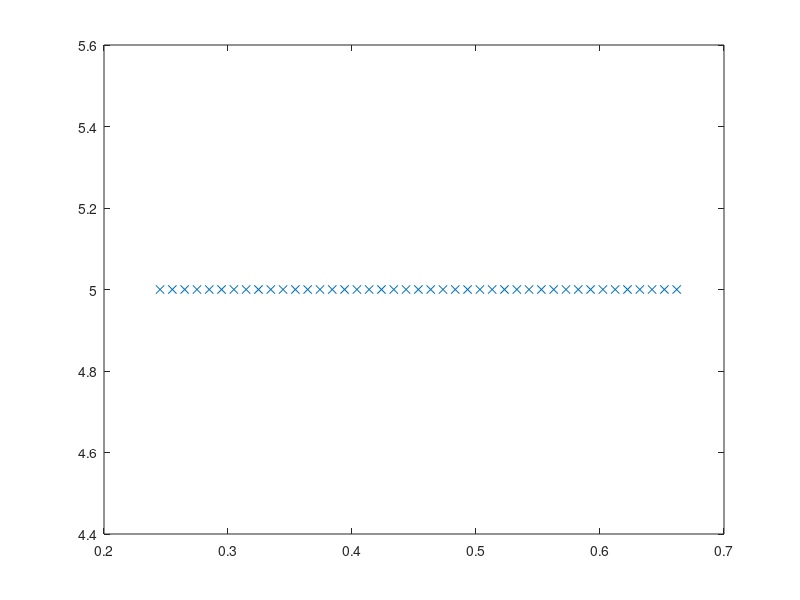
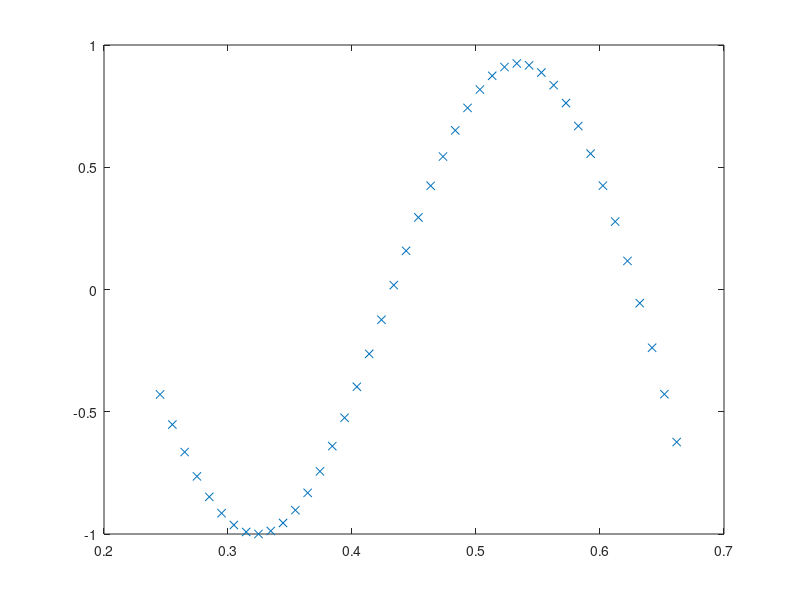
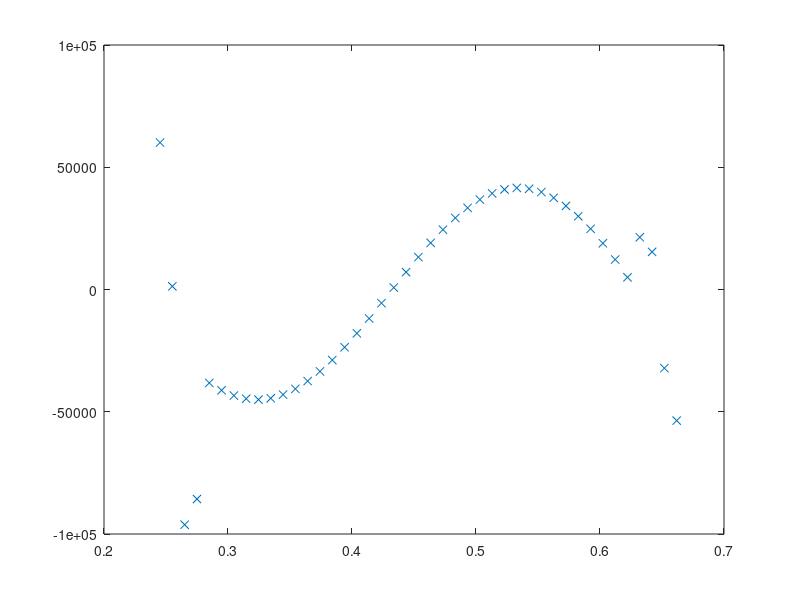
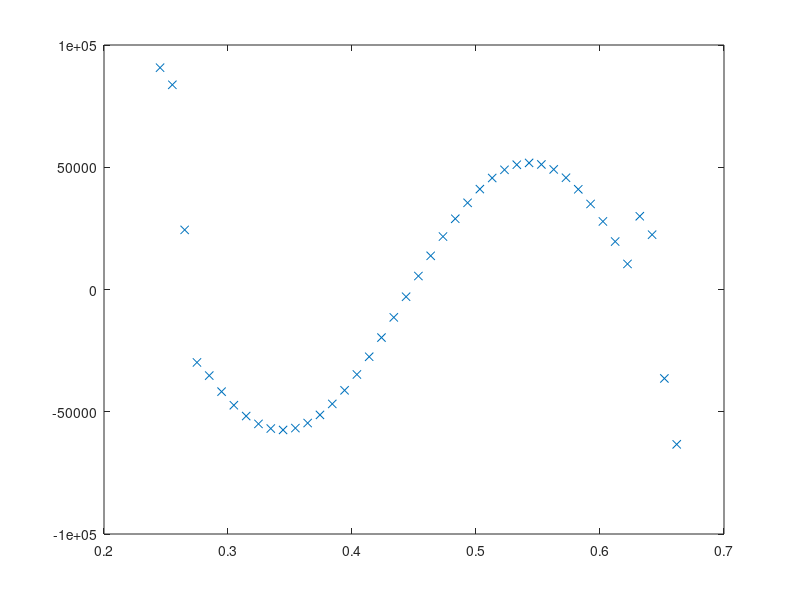

Here is the MATLAB script that generated these plots, in order: (Note: this script raises an error after producing the figures.)
close all; clearvars;clear all; clc;
%% Generate Training Data
% Testing single frequency data

% load('Data_Exp_NoMass_SingleFreq');
% %load('Data_Exp_Mass_SingleFreq');
% data.freq = Beam.freq;
% 
% x = Beam.x.';
% w_exp = Beam.w.';
% w_max = max(abs(w_exp)); %on cherche le max pour normaliser les W
% 
% X_OBS_tot = x;
% U_OBS_tot = w_exp./w_max;
% %data = data; %juste pour rappeler qu'on charge les "data" qui correspondent aux paramètres de l'expérience.
% 
% n= length(w_exp);
% debut = round(0.3*n)+1; % taking this position, the applied force does not "exist";
% fin = round(0.9*n);
% pas = 1;
% X_OBS = x(debut:pas:fin);
% U_OBS = w_exp(debut:pas:fin)./w_max;

%%%%%%%%%%%%%%%%%%%%%%%%%%

%%loading data

%load('displacement_part_many');
load('displacement_tot_many');

%%% giving name to the variables %%%

x = X_COMSOL_tot';
w_exp = W_COMSOL_tot';
plot(x,real(w_exp))
X_OBS_tot = x;
U_OBS_tot = w_exp;

%%% taking a part of the vector %%%%

n= length(w_exp);
debut = round(0.35*n)+1; % taking this position, the applied force does not "exist";
fin = round(0.95*n);
pas = 1;
X_OBS = x(debut:pas:fin);
U_OBS = w_exp(debut:pas:fin);

plot(X_OBS,real(U_OBS),'x')



% %%%%% ploting U and V %%%%%
% 
% U_real=real(U_OBS_tot);
% U_img=imag(U_OBS_tot);
% subplot(2,1,1)
% plot(X_OBS_tot,U_img);
% subplot(2,1,2)
% plot(X_OBS_tot,U_real)
% 
% 
% %%%%% ploting mag and phase %%%%%%%%
% 
% figure
% U_mag = abs(U_OBS_tot)  ;  %magnitude
% U_phase = angle(U_OBS_tot); %phase angle
% subplot(3,1,1)
% plot(X_OBS_tot,U_mag)
% subplot(3,1,2)
% plot(X_OBS_tot,U_phase)
% subplot(3,1,3)
% plot(X_OBS_tot,U_OBS_tot)
% 
% 
% 
% %%%%%% Ploting real part and imaginary part %%%%%
% 
% 
% aux2=32;
% plot(X_OBS(1:aux2:end),5*ones(size(X_OBS(1:aux2:end))),'x')
% U_real=real(real(U_OBS(1:aux2:end)));
% figure
% plot(X_OBS(1:aux2:end),U_real,'x');
% Uxxxx_true = gradient(gradient(gradient(gradient(real(U_OBS(1:aux2:end)),X_OBS(1:aux2:end)),X_OBS(1:aux2:end)),X_OBS(1:aux2:end)),X_OBS(1:aux2:end));
% figure
% plot(X_OBS(1:aux2:end),Uxxxx_true,'x');
% Vxxxx_true=gradient(gradient(gradient(gradient(imag(U_OBS(1:aux2:end)),X_OBS(1:aux2:end)),X_OBS(1:aux2:end)),X_OBS(1:aux2:end)),X_OBS(1:aux2:end));
% figure
% plot(X_OBS(1:aux2:end),Vxxxx_true,'x');



%%%% Normalizing %%%%
% I m normalizing each part (real and imaginary) with different constants
% then I m gonna to desnormalize in order to get a right residual
%normalize is important to help NN to converge since it doesn't explore
%large scale of data
%%% OBSERVATION: I m just normalizing  the data interval

aux2=32;
U=real(U_OBS);
Umax=max(abs(U));
U=U./Umax;

V=imag(U_OBS);
Vmax=max(abs(V));
V=V./Vmax;

plot(X_OBS(1:aux2:end),5*ones(size(X_OBS(1:aux2:end))),'x')


figure
plot(X_OBS(1:aux2:end),U(1:aux2:end),'x');

Uxxxx_true = gradient(gradient(gradient(gradient(U(1:aux2:end),X_OBS(1:aux2:end)),X_OBS(1:aux2:end)),X_OBS(1:aux2:end)),X_OBS(1:aux2:end));
figure
plot(X_OBS(1:aux2:end),Uxxxx_true,'x');

Vxxxx_true = gradient(gradient(gradient(gradient((V(1:aux2:end)),X_OBS(1:aux2:end)),X_OBS(1:aux2:end)),X_OBS(1:aux2:end)),X_OBS(1:aux2:end));
figure
plot(X_OBS(1:aux2:end),Vxxxx_true,'x');



%%% getting data %%%

rho = data.rho1;
b = data.b;
e = data.e;
S = b*e;
% Sbis = b*ebis;
%nu = data.nu;
I = b*e.^3/(12); 
% Ibis = b*ebis.^3/12;
%E = data.E1;
F = data.F;
freq = data.freq;
w = 2*pi*freq;

%%%


%%% reducing vetor
U_real=U(1:aux2:end);
U_real=U_real(6:1:end-6);
V_imag=V(1:aux2:end);
V_imag=V_imag(6:1:end-6);

X_OBS_red=X_OBS(1:aux2:end);
X_OBS_red=X_OBS_red(6:1:end-6);

figure
plot(X_OBS_red,U_real,'x')

Uxxxx_true=Uxxxx_true(6:1:end-6);

figure
plot(X_OBS_red,Uxxxx_true,'x')

Vxxxx_true=Vxxxx_true(6:1:end-6);

figure
plot(X_OBS_red,Vxxxx_true,'x')

%res = I*(0.7e11*Uxxxx_true*Umax - 0.7e9*Vxxxx_true*Vmax) - Umax*U_real.*rho*S*w^2;


res2 = I*(-0.7e9*Uxxxx_true*Umax + 0.7e11*Vxxxx_true*Vmax) - Vmax*V_imag.*rho*S*w^2;

%% getting a part of the values of the vector for futher testing
%it creates errors
% porc=0.2;   %%porcentage of the data located for testing
% 
% num_elementos = round(porc * length(X_OBS));
% indices = randperm(length(X_OBS), num_elementos);
% 
% X_Test = X_OBS(indices);
% U_OBS_Test=U_OBS(indices);
% %the permuta operation is changing the signal of the imaginary part
% %below I just fixing it, inverting the imaginary part
% U_OBS_Test=real(U_OBS_Test)+imag(U_OBS_Test)*-1j;
% X_OBS(indices) = [];
% U_OBS(indices) = [];

%ATTENTION U_TEST is determined by the neural network in further steps!






X_OBS=X_OBS';
U_OBS=U_OBS';
% 
% figure
% plot(X_OBS,imag(U_OBS)/Vmax,'x')
% figure
% plot(X_OBS,real(U_OBS)/Umax,'x')


X_OBS_tot=X_OBS_tot';
U_OBS_tot=U_OBS_tot';





targetE=0.7;

%%%%%%%%%%%%%%%%%%%%%%%%%


numInternalCollocationPoints = 1024; %6; %10000;
numTestPoints = 32;

pointSet = sobolset(1); 
points = net(pointSet,numInternalCollocationPoints); % pesca numInternalCollocationPoints dal poitSet

pointSetTest = sobolset(1);
pointsTest = net(pointSetTest,numTestPoints);

maxOBS = max(X_OBS);
minOBS = min(X_OBS);
dataX = (maxOBS-minOBS)*points(:,1)+minOBS; 
dataXTest = (maxOBS-minOBS)*pointsTest(:,1)+minOBS;

dataX = sort(dataX);
%five is just  to see the points
y=5*ones(size(dataX));
plot(dataX,y,'o')
 hold on
dataX2=dataX(1:32:end);
%dataX2(end+1)=dataX(end); % to guarantee points on the extremity
dataX=dataX2;
y=5*ones(size(dataX));
plot(dataX,y,'x')







%Create an array datastore containing the training data.

ds = arrayDatastore([dataX]);


%% Define Deep Learning Model

%%% NN number 1 (of 2)
% Specify the number of layers and the number of neurons for each layer.

numLayers = 9;%9
numNeurons = 20;%20
numInput = 1;
numOutput = 2;
% Initialize the parameters for the first fully connect operation. The first fully connect operation has two input channels.

parameters = struct;
parameters = NN(parameters,numLayers,numNeurons,numInput,numOutput,"W");
% 
% numLayers = 9;
% numNeurons = 20;
% numInput = 2;
% numOutput = 2;
% parameters = NN(parameters,numLayers,numNeurons,numInput,numOutput,"E");

parameters.eConstante = initializeVariable([1 1],2.1);
parameters.eConstante2 = initializeVariable([1 1],2.1);
%% Load pre-trained neural network with network_save.m
%load("network_save.mat") %la variable parameters est remplacée par la valeurs de parameters contenu dans le fichier 



%% Specify Training Options
%Train the model for 1000 epochs ... 250 %%% 3000 epochs with a mini-batch size of 1000.

numEpochs = 300000;
lossStop=1e-7;
miniBatchSize = 1024;

%To train on a GPU if one is available, specify the execution environment "auto". Using a GPU requires Parallel Computing Toolbox™ and a supported GPU device. For information on supported devices, see GPU Support by Release (Parallel Computing Toolbox) (Parallel Computing Toolbox).

executionEnvironment = "cpu";

%Specify ADAM optimization options.
%higher means more exploratory
initialLearnRate = 0.001; %0.001 si on initialise le réseau, sinon mettre un learningRate faible.

decayRate = 0.005;

%%
%Accelerate the model loss function using the dlaccelerate function. To learn more, see Accelerate Custom Training Loop Functions.

accfun = dlaccelerate(@modelLoss);


%% Train Network

%Train the network using a custom training loop.

mbq = minibatchqueue(ds, ...
    MiniBatchSize=miniBatchSize, ...
    MiniBatchFormat="BC", ...
    OutputEnvironment=executionEnvironment);


% Convert the COMSOL's observations to dlarray. For the input data points, specify format with dimensions "CB" (channel, batch).

X_OBS = dlarray(X_OBS,"CB");
U_OBS = dlarray(U_OBS);

%namalization constants

Umax = dlarray(Umax,"CB");
Vmax = dlarray(Vmax,"CB");


% If training using a GPU, convert the initial and conditions to gpuArray.

if (executionEnvironment == "auto" && canUseGPU) || (executionEnvironment == "gpu")
    X_OBS = gpuArray(X_OBS);
    U_OBS = gpuArray(U_OBS);
end
%Initialize the parameters for the Adam solver.

averageGrad = [];
averageSqGrad = [];


%Initialize the training progress plot.

% figure
% subplot(2,1,1)
% CO = colororder;
% lineLoss = animatedline(Color=CO(2,:));
% ylim([0 inf])
% xlabel("Iteration")
% ylabel("Loss")
% set(gca, 'YScale', 'log')
% grid on
% hold on 
% subplot(2,1,2)
% %CO = colororder;
% lineLossE1 = animatedline(Color=CO(2,:));
% hold on
% %CO = colororder;
% lineLossE2 = animatedline(Color=CO(3,:));
% hold off
% hold on
% %CO = colororder;
% lineLossE3 = animatedline(Color=CO(4,:));
% hold off
% ylim([0 inf])
% xlabel("Iteration")
% ylabel("E")
% legend('E1','E2','E3')
% set(gca, 'YScale', 'log')
% grid on

loss_history = NaN(5,numEpochs);

start = tic;

iteration = 0;
numTotPoints = numInternalCollocationPoints;


E=double((data.E1)/(10^11)*ones(size(dataX,1),1));
E_tot=(data.E1)/(10^11)*ones(size(X_OBS_tot,2),1);
X_Epoch=NaN(numEpochs/10,1);
E_Test=NaN(numEpochs/10,1);
E_Test_imag=NaN(numEpochs/10,1);
U_error=NaN(numEpochs/10,1);
U_error_imag=NaN(numEpochs/10,1);
Uxxxx_error=NaN(numEpochs/10,1);
Vxxxx_error_imag=NaN(numEpochs/10,1);

% options = trainingOptions('adam', ... % otimizador
%         'MaxEpochs',10, ... % número máximo de épocas
%         'MiniBatchSize',miniBatchSize, ... % tamanho do mini lote
%         'Plots','training-progress', ... % exibir gráficos de progresso
%        'OutputFcn',@(info) stopAtThreshold(info,9e-2)); % função de saída personalizada para verificar a perda

%name of the gif generate
name='loss.gif';
for epoch = 1:numEpochs
    %reset(mbq);
    %shuffle(mbq);
    %epoch
    %while hasdata(mbq)
        

        
        iteration = iteration + 1;
        
        %XX = next(mbq);
        % X = XX(1,:); % tocheck
        X = dlarray(dataX,"BC"); %quand il y a pas la Parallel Computing Toolbox
        XTest = dlarray(dataXTest,"BC");
        % Evaluate the model loss and gradients using dlfeval and the
        % modelLoss function.
        [loss,lossTest,gradients,Uxxxx,Uxxx,Uxx,Ux,Vxxxx,Vxxx,Vxx,Vx] = dlfeval(accfun,parameters,X,XTest,X_OBS,U_OBS,data,Umax,Vmax,numInternalCollocationPoints,numTestPoints);
        % Update learning rate.
        %learningRate = (initialLearnRate ./ (1+decayRate*iteration)).*((sin(iteration/128)+1.1));
        learningRate = initialLearnRate / (1+decayRate*iteration);
        
        % Update the network parameters using the adamupdate function.
        [parameters,averageGrad,averageSqGrad] = ...
            adamupdate(parameters,gradients,averageGrad, ...
            averageSqGrad,iteration,learningRate);
        
       

   
        

    %end
    
    % RAR Method 
%     if mod(epoch,500)==0
%     
%         numTestPoints = 32; %6; %10000;
%         pointSet = sobolset(1); % general valori random from the sobol sequence ; in dimensione 1
%         pointsTest = net(pointSet,numTestPoints); % pesca numInternalCollocationPoints dal poitSet
%         dataXTest = (maxOBS-minOBS)*pointsTest(:,1)+minOBS; 
%         X = dlarray(dataXTest,"BC");
% 
%         indice = dlfeval(@modelLossRAR,parameters,X,data,w_max,numInternalCollocationPoints,loss);
%         
%         dataX = [dataX;
%                 dataXTest(indice)];
%         ds = arrayDatastore([dataX]);
%         
%         mbq = minibatchqueue(ds, ...
%             MiniBatchSize=miniBatchSize, ...
%             MiniBatchFormat="BC", ...
%             OutputEnvironment=executionEnvironment);
% 
%         numTotPoints = numTotPoints + length(indice);
%         fprintf('Nous avons ajouté : %d points où il faut satisfaire l EDP, nombre total de points : %d \n',length(indice),numTotPoints); 
%     end

    loss_tot = double(gather(extractdata(loss(1))));
    loss_pinn_real = double(gather(extractdata(loss(2))));
    loss_pinn_imag = double(gather(extractdata(loss(3))));
    loss_obs_real = double(gather(extractdata(loss(4))));    
    loss_obs_imag = double(gather(extractdata(loss(5))));   


   % loss_tot = double(gather(extractdata(loss(1))));

    loss_history(:,epoch) = loss;
%     subplot(2,1,1)
%     addpoints(lineLoss,iteration, loss_tot(1));
    
%     title("Epoch: " + epoch + ", Elapsed: " + string(D) + ", Loss: " + loss_tot(1))
%     hold on
    
    
    
     fprintf('Epoch : %d, Loss pinn real : %d, Loss pinn imag : %d, Loss obs real : %d ,Loss obs imag : %d , Loss total : %d\n',epoch,loss_pinn_real,loss_pinn_imag,loss_obs_real,loss_obs_imag,loss_tot); 
    
    
    
    if mod(epoch,10)==0

        D = duration(0,0,toc(start),Format="hh:mm:ss");
        X_Epoch(epoch/10)=epoch;
        U_Test = extractdata(model_tanh(parameters,dlarray(dataX',"CB"),"W"));
        %E_Test = extractdata(model_sigmoid(parameters,dlarray(dataX',"CB"),"E"));
        %E_Test = extractdata(model_tanh(parameters,dlarray(dataX',"CB"),"E"));
        E_Test(epoch/10) = extractdata(parameters.eConstante);
        E_Test_imag(epoch/10) = extractdata(parameters.eConstante2);
        
        %%% real
        U_OBS_Test_interpol_real = interp1(X_OBS_tot,real(U_OBS_tot)/dl2double(Umax),dataX,'spline');
        U_error(epoch/10)=(norm(U_Test(1,:)' - U_OBS_Test_interpol_real) / norm(U_OBS_Test_interpol_real))*100;
        %%% imaginary
        U_OBS_Test_interpol_imag = interp1(X_OBS_tot,imag(U_OBS_tot)/dl2double(Vmax),dataX,'spline');
        U_error_imag(epoch/10)=(norm(U_Test(2,:)' - U_OBS_Test_interpol_imag) / norm(U_OBS_Test_interpol_imag))*100;
        

        %%%%%% Ploting imaginary part and real part [predicted and exact]
        
        %%%real
        figure(100)
        subplot(2,1,1)      
        plot(X_OBS_tot,real(U_OBS_tot)/dl2double(Umax),dataX,(U_Test(1,:)),"x")
        xlabel('x')
        ylabel('w(x)')
        legend('true', 'predicted')    
        title("REAL , Epoch is "+epoch+" Error is "+sprintf('%.4f', U_error(epoch/10))+"%")
        
        %%%imaginary
        subplot(2,1,2)
        plot(X_OBS_tot,imag(U_OBS_tot)/dl2double(Vmax),dataX,(U_Test(2,:)),"x")
        xlabel('x')
        ylabel('w(x)')
        legend('true', 'predicted')    
        title("Imaginary , Epoch is "+epoch+" Error is "+sprintf('%.4f', U_error_imag(epoch/10))+"%")

        %%%saving
        if epoch == 10
        writeGIF(gcf,name,0)
        else
        writeGIF(gcf,name,1)
        end
        

        %plot(X_OBS_tot,E_function(X_OBS_tot)/1e11,dataX,(E_Test)',"x") %X_OBS_tot(1:end-2),E_COMSOL_tot,  ((extractdata(parameters.eConstante)).^2)
        
      

%         xlabel('Epochs')
%         ylabel('E')
%         legend('true', 'predicted')  
%         title("E.mean = " +sprintf('%.2f', mean(E_Test)) + ", Duration = " + string(D))
%         ylim([-inf,1])

        %%%%%% Ploting the error of the displacement
        

        figure(200)

        %U_Test = extractdata(model_tanh(parameters,dlarray(X_Test',"CB"),"W"));

        %%% real
        subplot(2,1,1)
        plot(X_Epoch,U_error)
        set(gca, 'YScale', 'log')
        title("Real U error = " + sprintf('%.4f', U_error(epoch/10)) +"%  Duration = " + string(D) )
        xlabel('Epochs')
        ylabel('Error(%)')
        %%% imaginary
        subplot(2,1,2)
        plot(X_Epoch,U_error_imag)
        set(gca, 'YScale', 'log')
        title("Imaginary U error = " + sprintf('%.4f', U_error_imag(epoch/10)) +"%  Duration = " + string(D) )
        xlabel('Epochs')
        ylabel('Error(%)')
       
        


% 
%         E_error(epoch/10)=(norm(E_Test' - E_function(dataX)/1e11) / norm(E_function(dataX)/1e11))*100;
% 
%         plot(X_Epoch,E_error)
%         title("E error = "+ sprintf('%.2f', E_error(epoch/10)) + "%  Duration = " + string(D) )
%         xlabel('Epochs')
%         ylabel('Error(%)')

        %%% Saving
        if epoch == 10
        writeGIF(gcf,'error.gif',0)
        else
        writeGIF(gcf,'error.gif',1)
        end


        %%%%%%% Gradients Real

        aux2=32;
        figure(300)
        clf %erase the current plot
        subplot(4,1,1)
        
        Ux_true = gradient(real(U_OBS_tot(1:aux2:end))/dl2double(Umax),X_OBS_tot(1:aux2:end));
        plot(X_OBS_tot(1:aux2:end),Ux_true)  
        hold on
        
        plot(dataX,dl2double(Ux),'x') 
        hold off
        xlim([0.2 0.6])
        title("Ux   Duration = " + string(D))
        xlabel("x")

        subplot(4,1,2)
        
        Uxx_true = gradient(gradient(real(U_OBS_tot(1:aux2:end))/dl2double(Umax),X_OBS_tot(1:aux2:end)),X_OBS_tot(1:aux2:end));
        plot(X_OBS_tot(1:aux2:end),Uxx_true)  
        hold on
        
        plot(dataX,dl2double(Uxx),'x') 
        hold off
        xlim([0.2 0.6])
        title("Uxx")
        xlabel("x")
        subplot(4,1,3)
        Uxxx_true = gradient(gradient(gradient(real(U_OBS_tot(1:aux2:end))/dl2double(Umax),X_OBS_tot(1:aux2:end)),X_OBS_tot(1:aux2:end)),X_OBS_tot(1:aux2:end));
        plot(X_OBS_tot(1:aux2:end),Uxxx_true)  
        hold on
       
        plot(dataX,dl2double(Uxxx),'x') 
        hold off
        xlim([0.2 0.6])
        title("Uxxx")
        xlabel("x")

        subplot(4,1,4)

        %Uxxxx=dl2double(Uxxxx);
        Uxxxx_true = gradient(gradient(gradient(gradient(real(U_OBS_tot(1:aux2:end))/dl2double(Umax),X_OBS_tot(1:aux2:end)),X_OBS_tot(1:aux2:end)),X_OBS_tot(1:aux2:end)),X_OBS_tot(1:aux2:end));
        Uxxxx_interpol = interp1(X_OBS_tot(1:aux2:end),Uxxxx_true,dataX,'spline');
        
      

        try
        Uxxxx_error(epoch/10)=(norm(dl2double(Uxxxx)' - Uxxxx_interpol) / norm(Uxxxx_interpol))*100;
        catch
        Uxxxx_error(epoch/10)=(norm(dl2double(Uxxxx) - Uxxxx_interpol) / norm(Uxxxx_interpol))*100;    
        end
        
        plot(X_OBS_tot(1:aux2:end),Uxxxx_true)   

        hold on
        
        plot(dataX,dl2double(Uxxxx),'x')
        
        hold off
        xlim([0.2 0.6])
        title("Uxxxx Error= "+sprintf('%.2f', Uxxxx_error(epoch/10))+"%")
        xlabel("x")

        
        %%%%%%%%  Gradients Imaginary

        aux2=32;
        figure(310)
        clf %erase the current plot
        subplot(4,1,1)
        
        Vx_true = gradient(imag(U_OBS_tot(1:aux2:end))/dl2double(Vmax),X_OBS_tot(1:aux2:end));
        plot(X_OBS_tot(1:aux2:end),Vx_true)  
        hold on
        
        plot(dataX,dl2double(Vx),'x') 
        hold off
        xlim([0.2 0.6])
        title("Vx   Duration = " + string(D))
        xlabel("x")

        subplot(4,1,2)
        
        Vxx_true = gradient(gradient(imag(U_OBS_tot(1:aux2:end))/dl2double(Vmax),X_OBS_tot(1:aux2:end)),X_OBS_tot(1:aux2:end));
        plot(X_OBS_tot(1:aux2:end),Vxx_true)  
        hold on
        
        plot(dataX,dl2double(Vxx),'x') 
        hold off
        xlim([0.2 0.6])
        title("Vxx")
        xlabel("x")
        subplot(4,1,3)
        Vxxx_true = gradient(gradient(gradient(imag(U_OBS_tot(1:aux2:end))/dl2double(Vmax),X_OBS_tot(1:aux2:end)),X_OBS_tot(1:aux2:end)),X_OBS_tot(1:aux2:end));
        plot(X_OBS_tot(1:aux2:end),Vxxx_true)  
        hold on
       
        plot(dataX,dl2double(Vxxx),'x') 
        hold off
        xlim([0.2 0.6])
        title("Vxxx")
        xlabel("x")

        subplot(4,1,4)

        %Uxxxx=dl2double(Uxxxx);
        Vxxxx_true = gradient(gradient(gradient(gradient(imag(U_OBS_tot(1:aux2:end))/dl2double(Vmax),X_OBS_tot(1:aux2:end)),X_OBS_tot(1:aux2:end)),X_OBS_tot(1:aux2:end)),X_OBS_tot(1:aux2:end));
        Vxxxx_interpol = interp1(X_OBS_tot(1:aux2:end),Vxxxx_true,dataX,'spline');
        try
        Vxxxx_error_imag(epoch/10)=(norm(dl2double(Vxxxx)' - Vxxxx_interpol) / norm(Vxxxx_interpol))*100;
        catch
        Vxxxx_error_imag(epoch/10)=(norm(dl2double(Vxxxx)' - Vxxxx_interpol) / norm(Vxxxx_interpol))*100;    
        end   

        plot(X_OBS_tot(1:aux2:end),Vxxxx_true)   
        hold on 

        plot(dataX,dl2double(Vxxxx),'x')     
        hold off
        xlim([0.2 0.6])
        title("Vxxxx Imaginary Error= "+sprintf('%.2f', Vxxxx_error_imag(epoch/10))+"%")
        xlabel("x")






        %%% saving

        if epoch == 10
        writeGIF(gcf,'gradient_imag.gif',0)
        else
        writeGIF(gcf,'gradient_imag.gif',1)
        end
        

        %%%%%%%% Loss coeficients 
        
        figure(320)
        clf
        subplot(2,1,1)
        E_error=(norm(E_Test(epoch/10) - 0.7) / norm(0.7))*100;
        plot(X_Epoch,E_Test) 
        hold on
        plot(X_Epoch,ones(size(X_Epoch))*0.7)
        title("Coef real error  = "+ sprintf('%.4f', E_error) +"% Er= "+ sprintf('%.4f', E_Test(epoch/10))+" Duration = " + string(D) )
        xlabel('Epochs')
        ylabel('Coef real')

        subplot(2,1,2)
        E_error=(norm(E_Test_imag(epoch/10) - 0.7) / norm(0.7))*100;
        plot(X_Epoch,E_Test_imag) 
        hold on
        plot(X_Epoch,ones(size(X_Epoch))*0.7)
        title("Coef imag error = "+ sprintf('%.4f', E_error) +"% Ei= "+ sprintf('%.4f', E_Test_imag(epoch/10)) + "  Duration = " + string(D) )
        xlabel('Epochs')
        ylabel('Coef imag')

        

    end
    if loss_tot< lossStop
        disp("Loss was reached")
        break
    end
end

%% converting gif to mp4
%gif2mp4("loss")




%%
D = duration(0,0,toc(start),Format="hh:mm:ss");
drawnow
%Check the effectiveness of the accelerated function by checking the hit and occupancy rate.

accfun

    %%Evaluate Model Accuracy 
%compare the predicted values of the deep learning model with the true solutions of the Poisson's equation using the l2 error.

% Save parameters into network_save.m file

save("network_save","parameters");

% Plot loss function
x_loss = linspace(0,numEpochs,numEpochs);
figure 
plot(x_loss,loss_history)

legend("Total")
xlabel("epoch")
ylabel("loss")
set(gca, 'YScale', 'log')
legend('total loss', 'PDE loss real', 'PDE loss imag', 'w(x) real loss','w(x) imaginary loss')
title("Loss = " + loss_history(1,end) + ", Durée = " + string(D))

%% Plotting prediction

%X_Test = X_OBS_tot(debut:fin); %(maxOBS-minOBS).*linspace(0,1,1000)+minOBS;
U_Test = extractdata(model_tanh(parameters,dlarray(X_Test',"CB"),"W"));
%E_Test = extractdata(model_sigmoid(parameters,dlarray(X_Test',"CB"),"E"));
%E_Test = extractdata(model_tanh(parameters,dlarray(X_Test',"CB"),"E"));


figure
%%% Real
subplot(2,1,1)
plot(X_OBS_tot,real(U_OBS_tot)/dl2double(Umax))
hold on 
err = norm(U_Test(1,:)' - real(U_OBS_Test)/dl2double(Umax)) / norm(real(U_OBS_Test)/dl2double(Umax));
plot(X_Test,real(U_OBS_Test)/dl2double(Umax),"x")
xlabel("x")
ylabel("w(x) real")
legend('true', 'predicted')
title("U real error "+ round(err*100,2) +" %" )

subplot(2,1,2)
plot(X_OBS_tot,imag(U_OBS_tot)/dl2double(Vmax))
hold on
plot(X_Test,imag(U_OBS_Test)/dl2double(Vmax),"x")
err = norm(U_Test(2,:)' - imag(U_OBS_Test)/dl2double(Vmax)) / norm(imag(U_OBS_Test)/dl2double(Vmax));
legend('true', 'predicted')
title("U imag error :  "+ round(err*100,2) +" %")
xlabel("x")
ylabel("w(x) imaginary")



%%
% On regarde la différence sur la dérivée 4e 





 %Uxxxx_true = gradient(gradient(gradient(gradient(U_OBS_tot(1:aux:end),X_OBS_tot(1:aux:end)),X_OBS_tot(1:aux:end)),X_OBS_tot(1:aux:end)),X_OBS_tot(1:aux:end));



% Uxxxx_true= Uxxxx_true';


% Uxxxx_true = gradient(gradient(gradient(gradient(U_OBS_tot(1:aux:end),X_OBS_tot(1:aux:end)),X_OBS_tot(1:aux:end)),X_OBS_tot(1:aux:end)),X_OBS_tot(1:aux:end));
% 
% plot(X_OBS_tot(1:aux:end),Uxxxx_true);

%%Compare the gradients
%%% real 

figure(6)

try
scatter(extractdata(X),extractdata(Uxxxx),"x")
catch
scatter(extractdata(X),Uxxxx,"x")
end
hold on 
aux=32;

try
Uxxxx_true = deriveeOrdre4(real(U_OBS_tot(1:aux:end))'/dl2double(Umax),X_OBS_tot(1:aux:end));
catch
Uxxxx_true = deriveeOrdre4(real(U_OBS_tot(1:aux:end))/dl2double(Umax),X_OBS_tot(1:aux:end));  
end

plot(X_OBS_tot(1:aux:end),Uxxxx_true)
hold on
U = dl2double(model_tanh(parameters,dlarray(dataX',"CB"),"W"));
try
 Uxxxx_gradient=deriveeOrdre4(U(1,:),dataX);
catch
 Uxxxx_gradient=deriveeOrdre4(U(1,:)',dataX);
end

plot(dataX,Uxxxx_gradient)
hold off
%ylim([-1e8 1e8])
%xlim([0.3 0.55])
legend("Predicted","Exact","Ugradient")
xlim([0.2 0.6])
title("Real gradient")



%%% imaginary

figure(7)
try
scatter(extractdata(X),extractdata(Vxxxx),"x")
catch
scatter(extractdata(X),Vxxxx,"x")
end
hold on 

aux=32;

try
Vxxxx_true = deriveeOrdre4(imag(U_OBS_tot(1:aux:end))'/dl2double(Vmax),X_OBS_tot(1:aux:end));

catch
Vxxxx_true = deriveeOrdre4(imag(U_OBS_tot(1:aux:end))/dl2double(Vmax),X_OBS_tot(1:aux:end));  

end

plot(X_OBS_tot(1:aux:end),Vxxxx_true)


hold on

U = dl2double(model_tanh(parameters,dlarray(dataX',"CB"),"W"));


try
 Vxxxx_gradient=deriveeOrdre4(U(2,:),dataX);
catch
 Vxxxx_gradient=deriveeOrdre4(U(2,:)',dataX);

end


plot(dataX,Vxxxx_gradient)


hold off
%ylim([-1e8 1e8])
%xlim([0.3 0.55])
legend("Predicted","Exact","Ugradient")
xlim([0.2 0.6])
title("Imaginary")



%%% comparing displacements
%%%% real
figure(8)
subplot(2,1,1)
plot(dl2double(X_OBS(1:aux:end)),dl2double(real(U_OBS(1:aux:end))/dl2double(Umax)),'o')
hold on
plot(dataX,U(1,:),'x')
xlim([0.2 0.6])
legend("W_exact","W_pred")

%%%% imaginary
subplot(2,1,2)
plot(dl2double(X_OBS(1:aux:end)),dl2double(imag(U_OBS(1:aux:end))/dl2double(Vmax)),'o')
hold on
plot(dataX,U(2,:),'x')
xlim([0.2 0.6])
legend("W_exact","W_pred")


%% On clear l'accelerate function
clearCache(accfun)
% 
% function [stop,options] = stopAtThreshold(info, threshold)
%     % Verifica se a perda atingiu o limiar
%     stop = false;
%     if info.TrainingLoss(end) < threshold
%         stop = true;
%     end
%     
%     % Atualiza as opções de treinamento para interromper o treinamento
%     % quando a perda atingir o limiar
%     if stop
%         fprintf('A perda atingiu o limiar de %d O treinamento será interrompido',threshold );
%         options.MaxEpochs = info.Epoch;
%     end
% end



%err = norm(extractdata(U_Test) - U_OBS_tot) / norm(U_OBS_tot);

% subplot(2,1,1)
% plot(X_OBS_tot,U_OBS_tot)
% hold on 
% plot(extractdata(X_OBS),extractdata(U_OBS),"x")
% xlabel("x")
% ylabel("w(x)")
% legend('true', 'predicted')
% 
% subplot(2,1,2)
% plot(X_OBS_tot,2.1*1e11*ones(size(X_OBS_tot)))
% hold on 
% plot(extractdata(X_OBS),E_Test,"x")
% xlabel("x")
% ylabel("w(x)")